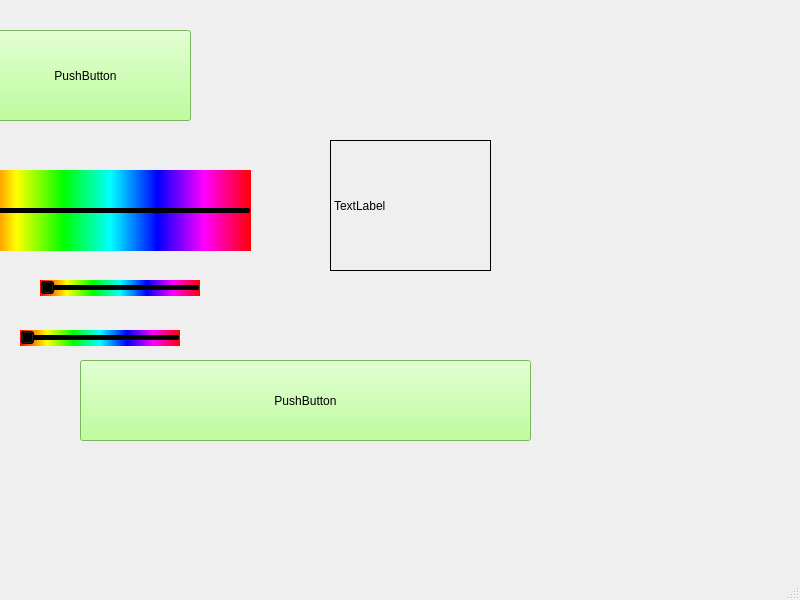
<?xml version="1.0" encoding="UTF-8"?>
<ui version="4.0">
 <class>MainWindow</class>
 <widget class="QMainWindow" name="MainWindow">
  <property name="geometry">
   <rect>
    <x>0</x>
    <y>0</y>
    <width>800</width>
    <height>600</height>
   </rect>
  </property>
  <property name="windowTitle">
   <string>MainWindow</string>
  </property>
  <property name="styleSheet">
   <string notr="true">QPushButton{
	
	background-color: rgb(170, 255, 127);
}
QSlider
{
	
	
	background-color: qlineargradient(spread:pad, x1:0, y1:0, x2:1, y2:0, stop:0 rgba(255, 0, 0, 255), stop:0.166 rgba(255, 255, 0, 255), stop:0.333 rgba(0, 255, 0, 255), stop:0.5 rgba(0, 255, 255, 255), stop:0.666 rgba(0, 0, 255, 255), stop:0.833 rgba(255, 0, 255, 255), stop:1 rgba(255, 0, 0, 255));
}</string>
  </property>
  <widget class="QWidget" name="centralwidget">
   <widget class="QPushButton" name="pushButton">
    <property name="geometry">
     <rect>
      <x>-20</x>
      <y>30</y>
      <width>211</width>
      <height>91</height>
     </rect>
    </property>
    <property name="text">
     <string>PushButton</string>
    </property>
   </widget>
   <widget class="QSlider" name="horizontalSlider">
    <property name="geometry">
     <rect>
      <x>-30</x>
      <y>170</y>
      <width>281</width>
      <height>81</height>
     </rect>
    </property>
    <property name="orientation">
     <enum>Qt::Horizontal</enum>
    </property>
   </widget>
   <widget class="QSlider" name="horizontalSlider_2">
    <property name="geometry">
     <rect>
      <x>40</x>
      <y>280</y>
      <width>160</width>
      <height>16</height>
     </rect>
    </property>
    <property name="orientation">
     <enum>Qt::Horizontal</enum>
    </property>
   </widget>
   <widget class="QSlider" name="horizontalSlider_3">
    <property name="geometry">
     <rect>
      <x>20</x>
      <y>330</y>
      <width>160</width>
      <height>16</height>
     </rect>
    </property>
    <property name="orientation">
     <enum>Qt::Horizontal</enum>
    </property>
   </widget>
   <widget class="QPushButton" name="pushButton_2">
    <property name="geometry">
     <rect>
      <x>80</x>
      <y>360</y>
      <width>451</width>
      <height>81</height>
     </rect>
    </property>
    <property name="styleSheet">
     <string notr="true">QPushButton
{
font: 87 48pt &quot;Arial Black&quot;;
}</string>
    </property>
    <property name="text">
     <string>PushButton</string>
    </property>
   </widget>
   <widget class="QLabel" name="label">
    <property name="geometry">
     <rect>
      <x>330</x>
      <y>140</y>
      <width>161</width>
      <height>131</height>
     </rect>
    </property>
    <property name="frameShape">
     <enum>QFrame::Box</enum>
    </property>
    <property name="text">
     <string>TextLabel</string>
    </property>
   </widget>
  </widget>
  <widget class="QMenuBar" name="menubar">
   <property name="geometry">
    <rect>
     <x>0</x>
     <y>0</y>
     <width>800</width>
     <height>21</height>
    </rect>
   </property>
  </widget>
  <widget class="QStatusBar" name="statusbar"/>
 </widget>
 <resources/>
 <connections/>
</ui>
